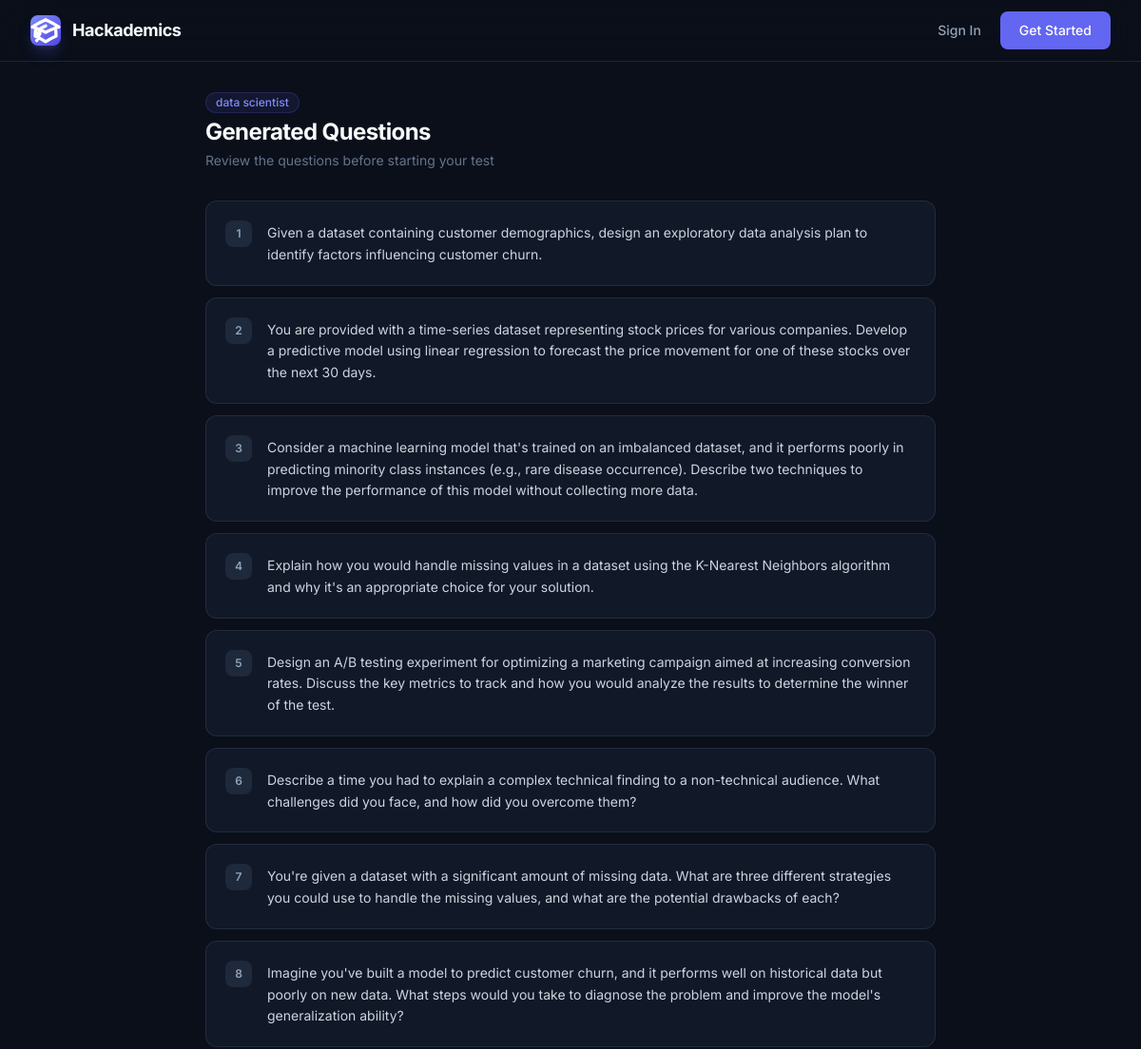
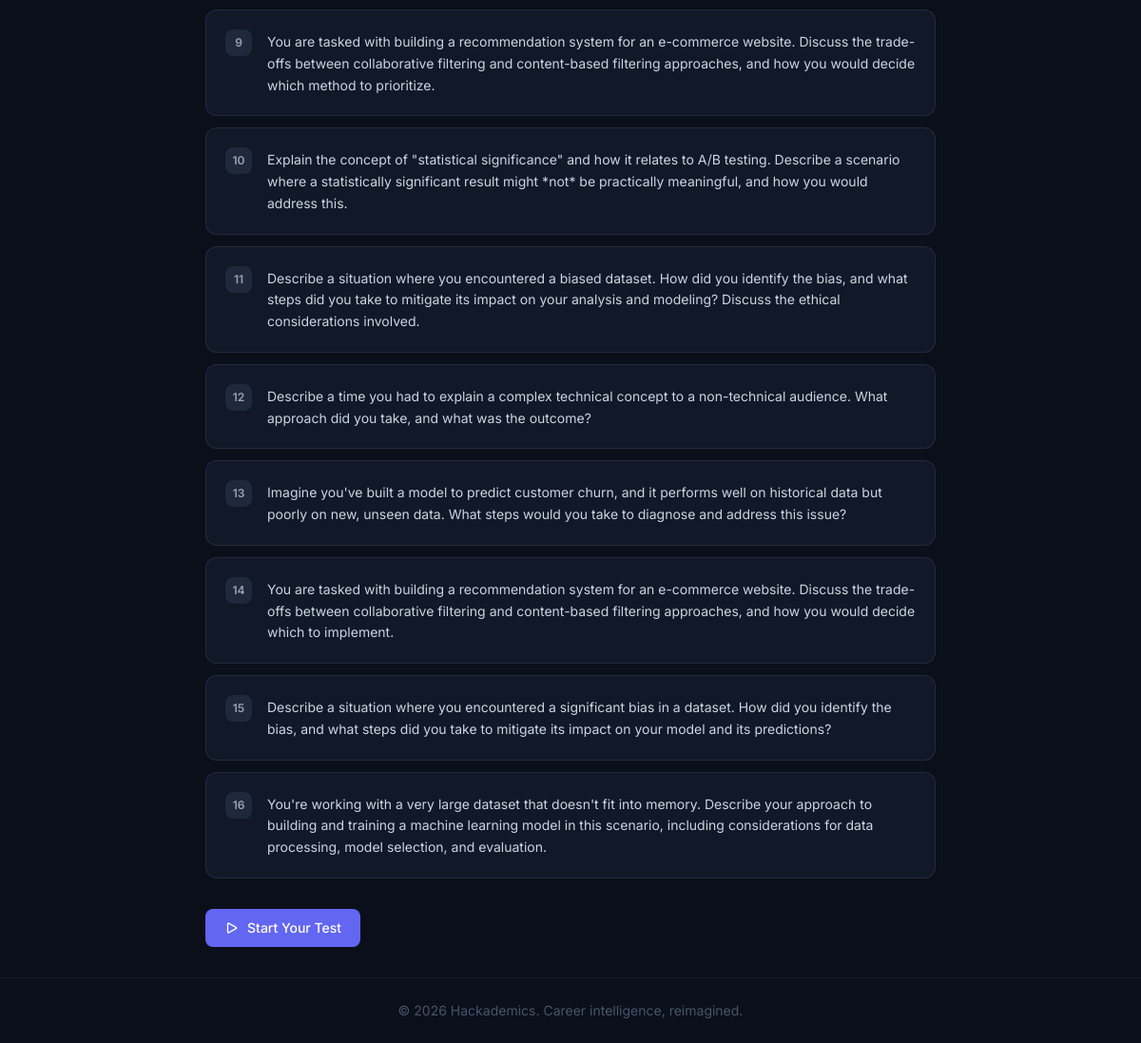
The app's page /competency/questions/data scientist/ with its own data (2 pictures, top to bottom).
### competency/models.py (models this page shows, shortened)
class Question(models.Model):
    job_role = models.CharField(max_length=100)
    text = models.TextField()
    difficulty = models.CharField(max_length=20, choices=[('easy', 'Easy'), ('medium', 'Medium'), ('hard', 'Hard')])
    correct_answer = models.TextField(blank=True, null=True)  # Optional if MCQs
    created_at = models.DateTimeField(auto_now_add=True)

### competency/views.py (the view)
# urls.py: path('questions/<str:job_role>/', views.view_questions, name='view_questions'),
def view_questions(request, job_role):
    questions = Question.objects.filter(job_role=job_role)
    return render(request, 'competency/view_questions.html', {'questions': questions, 'job_role': job_role})

### templates/competency/view_questions.html (shortened to what this page needs)
{% extends 'base.html' %}
{% block content %}
<div class="max-w-3xl mx-auto animate-slide-up">
  <div class="flex items-center justify-between mb-8">
    <div>
      <div class="flex items-center gap-2 mb-1">
        <span class="badge bg-brand-500/10 text-brand-400 border border-brand-500/20">{{ job_role }}</span>
      </div>
      <h1 class="text-2xl font-bold text-surface-50 tracking-tight">Generated Questions</h1>
      <p class="text-surface-400 text-sm mt-1">Review the questions before starting your test</p>
    </div>
  </div>
  {% if questions %}
    <div class="space-y-3 mb-8">
      {% for q in questions %}
        <div class="card p-5 flex items-start gap-4">
          <span class="flex-shrink-0 w-7 h-7 bg-surface-700 rounded-lg flex items-center justify-center text-xs font-semibold text-surface-300">{{ forloop.counter }}</span>
          <p class="text-surface-200 text-sm leading-relaxed pt-0.5">{{ q.text }}</p>
        </div>
      {% endfor %}
    </div>
  {% endif %}
  <form action="{% url 'start_test' job_role=job_role|urlencode %}" method="post">
    <button type="submit" class="btn-primary text-sm">
      <svg class="w-4 h-4" fill="none" viewBox="0 0 24 24" stroke-width="2" stroke="currentColor">
        <path stroke-linecap="round" stroke-linejoin="round" d="M5.25 5.653c0-.856.917-1.398 1.667-.986l11.54 6.347a1.125 1.125 0 0 1 0 1.972l-11.54 6.347a1.125 1.125 0 0 1-1.667-.986V5.653Z" />
      </svg>
      Start Your Test
    </button>
  </form>
</div>
{% endblock %}

### templates/base.html (shortened to what this page needs)
<!DOCTYPE html>
<html lang="en" class="dark">
<head>
  <script src="https://cdn.tailwindcss.com"></script>
</head>
<body class="min-h-screen">
  <nav class="sticky top-0 z-50 bg-surface-900/80 backdrop-blur-xl border-b border-surface-600/50">
    <div class="max-w-7xl mx-auto px-4 sm:px-6 lg:px-8">
      <div class="flex items-center justify-between h-16">
        <a href="{% url 'landing' %}" class="flex items-center gap-3 group">
          <div class="w-8 h-8 bg-gradient-to-br from-brand-400 to-brand-600 rounded-lg flex items-center justify-center shadow-lg shadow-brand-500/25">
          </div>
          <span class="text-lg font-bold text-surface-50 tracking-tight group-hover:text-brand-400 transition-colors">Hackademics</span>
        </a>
        <div class="flex items-center gap-1">
          {% if user.is_authenticated %}
            <a href="{% url 'dashboard' %}" class="btn-ghost text-sm">
              <svg class="w-4 h-4" fill="none" viewBox="0 0 24 24" stroke-width="1.5" stroke="currentColor">
                <path stroke-linecap="round" stroke-linejoin="round" d="m2.25 12 8.954-8.955c.44-.439 1.152-.439 1.591 0L21.75 12M4.5 9.75v10.125c0 .621.504 1.125 1.125 1.125H9.75v-4.875c0-.621.504-1.125 1.125-1.125h2.25c.621 0 1.125.504 1.125 1.125V21h4.125c.621 0 1.125-.504 1.125-1.125V9.75M8.25 21h8.25" />
              </svg>
              Dashboard
            </a>
            <a href="{% url 'view_profile' %}" class="btn-ghost text-sm">
              <svg class="w-4 h-4" fill="none" viewBox="0 0 24 24" stroke-width="1.5" stroke="currentColor">
                <path stroke-linecap="round" stroke-linejoin="round" d="M15.75 6a3.75 3.75 0 1 1-7.5 0 3.75 3.75 0 0 1 7.5 0ZM4.501 20.118a7.5 7.5 0 0 1 14.998 0A17.933 17.933 0 0 1 12 21.75c-2.676 0-5.216-.584-7.499-1.632Z" />
              </svg>
              Profile
            </a>
            <div class="w-px h-6 bg-surface-600 mx-2"></div>
            <a href="{% url 'logout' %}" class="btn-ghost text-sm text-surface-400 hover:text-red-400">
              <svg class="w-4 h-4" fill="none" viewBox="0 0 24 24" stroke-width="1.5" stroke="currentColor">
                <path stroke-linecap="round" stroke-linejoin="round" d="M15.75 9V5.25A2.25 2.25 0 0 0 13.5 3h-6a2.25 2.25 0 0 0-2.25 2.25v13.5A2.25 2.25 0 0 0 7.5 21h6a2.25 2.25 0 0 0 2.25-2.25V15m3 0 3-3m0 0-3-3m3 3H9" />
              </svg>
              Sign Out
            </a>
          {% else %}
            <a href="{% url 'login' %}" class="btn-ghost text-sm">Sign In</a>
            <a href="{% url 'register' %}" class="btn-primary text-sm">Get Started</a>
          {% endif %}
        </div>
      </div>
    </div>
  </nav>
  <main class="max-w-7xl mx-auto px-4 sm:px-6 lg:px-8 py-8 animate-fade-in">
    {% block content %}{% endblock %}
  </main>
  <footer class="border-t border-surface-600/30 mt-auto">
    <div class="max-w-7xl mx-auto px-4 sm:px-6 lg:px-8 py-6">
      <p class="text-sm text-surface-500 text-center">&copy; 2026 Hackademics. Career intelligence, reimagined.</p>
    </div>
  </footer>
</body>
</html>

### records on screen
Question: text "Given a dataset containing customer demographics, design an exploratory data analysis plan to identify factors influencing customer churn."
Question: text "You are provided with a time-series dataset representing stock prices for various companies. Develop a predictive model using linear regression to forecast the price movement for one of these stocks over the next 30 days."
Question: text "Consider a machine learning model that's trained on an imbalanced dataset, and it performs poorly in predicting minority class instances (e.g., rare disease occurrence). Describe two techniques to improve the performance of this model without collecting more data."
Question: text "Explain how you would handle missing values in a dataset using the K-Nearest Neighbors algorithm and why it's an appropriate choice for your solution."
Question: text "Design an A/B testing experiment for optimizing a marketing campaign aimed at increasing conversion rates. Discuss the key metrics to track and how you would analyze the results to determine the winner of the test."
Question: text "Describe a time you had to explain a complex technical finding to a non-technical audience. What challenges did you face, and how did you overcome them?"
Question: text "You're given a dataset with a significant amount of missing data. What are three different strategies you could use to handle the missing values, and what are the potential drawbacks of each?"
Question: text "Imagine you've built a model to predict customer churn, and it performs well on historical data but poorly on new data. What steps would you take to diagnose the problem and improve the model's generalization ability?"
Question: text "You are tasked with building a recommendation system for an e-commerce website. Discuss the trade-offs between collaborative filtering and content-based filtering approaches, and how you would decide which method to prioritize."
Question: text "Explain the concept of \"statistical significance\" and how it relates to A/B testing. Describe a scenario where a statistically significant result might *not* be practically meaningful, and how you would address this."
Question: text "Describe a situation where you encountered a biased dataset. How did you identify the bias, and what steps did you take to mitigate its impact on your analysis and modeling? Discuss the ethical considerations involved."
Question: text "Describe a time you had to explain a complex technical concept to a non-technical audience. What approach did you take, and what was the outcome?"
Question: text "Imagine you've built a model to predict customer churn, and it performs well on historical data but poorly on new, unseen data. What steps would you take to diagnose and address this issue?"
Question: text "You are tasked with building a recommendation system for an e-commerce website. Discuss the trade-offs between collaborative filtering and content-based filtering approaches, and how you would decide which to implement."
Question: text "Describe a situation where you encountered a significant bias in a dataset. How did you identify the bias, and what steps did you take to mitigate its impact on your model and its predictions?"
Question: text "You're working with a very large dataset that doesn't fit into memory. Describe your approach to building and training a machine learning model in this scenario, including considerations for data processing, model selection, and evaluation."

### other values on screen
{{ job_role }} "data scientist"
